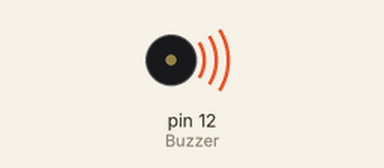
A program run on a simulated Raspberry Pi (header pin numbers). Shown: buzzer (waves = sounding).

Above: at 0.1 s.
Timing chart, 0 to 40.0 s (numbered marks = the images above):
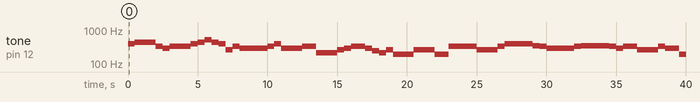

Measured:
- by itself, tone on pin 12 (Buzzer): plays 393 Hz for 0.50 s, 441 Hz for 1.5 s, 330 Hz for 0.50 s, 294 Hz for 0.50 s, 330 Hz for 1.5 s, 393 Hz for 0.50 s … (44 notes in this stretch)

The program:

passive_buzzer.py
```python
#!/usr/bin/env python3

import RPi.GPIO as GPIO
import time

Buzzer = 12

CL = [0, 131, 147, 165, 175, 196, 211, 248]
CM = [0, 262, 294, 330, 350, 393, 441, 495]
CH = [0, 525, 589, 661, 700, 786, 882, 990]

song_1 = [CM[3], CM[5], CM[6], CM[3], CM[2], CM[3], CM[5], CM[6],
        CH[1], CM[6], CM[5], CM[1], CM[3], CM[2], CM[2], CM[3],
        CM[5], CM[2], CM[3], CM[3], CL[6], CL[6], CL[6], CM[1],
        CM[2], CM[3], CM[2], CL[7], CL[6], CM[1], CL[5]	]

beat_1 = [1, 1, 3, 1, 1, 3, 1, 1,
        1, 1, 1, 1, 1, 1, 3, 1,
        1, 3, 1, 1, 1, 1, 1, 1,
        1, 2, 1, 1, 1, 1, 1, 1,
        1, 1, 3]


song_2 = [CM[1], CM[1], CM[1], CL[5], CM[3], CM[3], CM[3], CM[1],
        CM[1], CM[3], CM[5], CM[5], CM[4], CM[3], CM[2], CM[2],
        CM[3], CM[4], CM[4], CM[3], CM[2], CM[3], CM[1], CM[1],
        CM[3], CM[2], CL[5], CL[7], CM[2], CM[1]]


beat_2 = [1, 1, 2, 2, 1, 1, 2, 2,
        1, 1, 2, 2, 1, 1, 3, 1,
        1, 2, 2, 1, 1, 2, 2, 1,
        1, 2, 2, 1, 1, 3]


def setup():
    GPIO.setmode(GPIO.BOARD)
    GPIO.setup(Buzzer, GPIO.OUT)
    global Buzz
    Buzz = GPIO.PWM(Buzzer, 440)
    Buzz.start(50)


def loop():
    while True:
        for i in range(1, len(song_1)):
            Buzz.ChangeFrequency(song_1[i])
            time.sleep(beat_1[i] * 0.5)
        time.sleep(1)

        for i in range(1, len(song_2)):
            Buzz.ChangeFrequency(song_2[i])
            time.sleep(beat_2[i] * 0.5)


def destory():
    Buzz.stop()
    GPIO.output(Buzzer, 1)
    GPIO.cleanup()


if __name__ == '__main__':
    setup()
    try:
        loop()
    except KeyboardInterrupt:
        destory()
```
